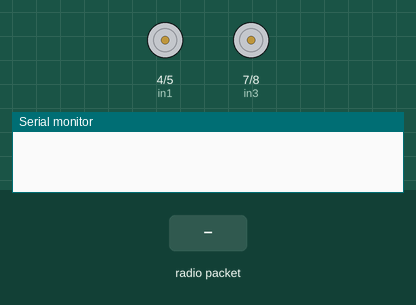
The sketch below on a simulated Arduino Uno, built with avr-gcc and run on an emulated ATmega328P. Shown: motor-driver pin pairs drawn as motors (green arrow = first pin HIGH = forward, orange = second pin HIGH = backward, longer = more drive, scaled by the enable pin), the last lines printed to the serial monitor. Inputs (shaded band) come from the test bench. No radio packets arrive unless stated.

Above: at 1.2 s.
1.3 s: radio packet "," arrives
At 1.7 s:
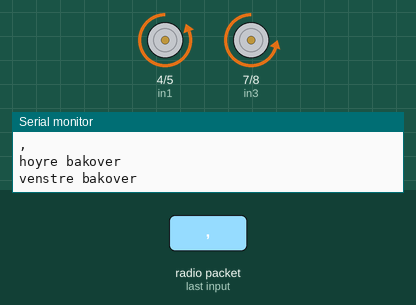
2.8 s: radio packet "5" arrives
At 4.0 s:
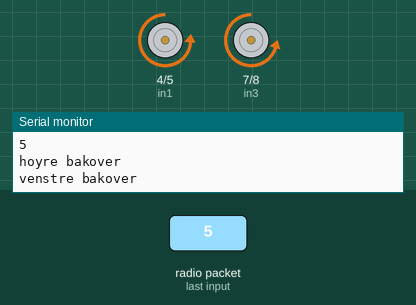
4.3 s: radio packet "90" arrives
At 5.1 s:
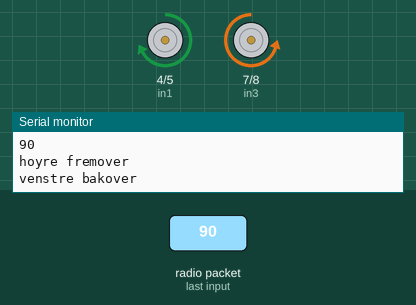
Timing chart, 0 to 7.3 s (numbered marks = the images above; inputs shaded):
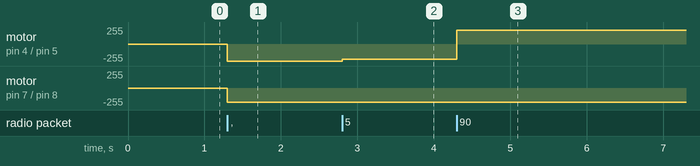

Measured:
- after the input at 1.3 s, motor on pin 4 (in1) / pin 5 (in2): stopped → backward 255/255 at once; motor on pin 7 (in3) / pin 8 (in4): stopped → backward 215/255 at once
- after the input at 2.8 s, motor on pin 4 (in1) / pin 5 (in2): backward 255/255 → backward 229/255 at once
- after the input at 4.3 s, motor on pin 4 (in1) / pin 5 (in2): backward 229/255 → forward 204/255 at once

The sketch:

Bil.ino
```cpp
#include <SPI.h>
#include <nRF24L01.h>
#include <RF24.h>

RF24 radio(9, 10); // CE, CSN

//link adresse å lytte til
//denne må være unik for alle i området.
//denne må være lik på både sender og mottaker.
const byte address[6] = "01010"; //-------------------------------------   <- read me!!!

//pins
// motor one
const int enA = 3;
const int in1 = 4;
const int in2 = 5;

// motor two
const int enB = 6;
const int in3 = 7;
const int in4 = 8;

void setup() {
  Serial.begin(9600);

  radio.begin();
  radio.openReadingPipe(0, address);
  radio.setPALevel(RF24_PA_MIN);
  radio.startListening();

  // set all the motor control pins to outputs
  pinMode(enA, OUTPUT);
  pinMode(enB, OUTPUT);
  pinMode(in1, OUTPUT);
  pinMode(in2, OUTPUT);
  pinMode(in3, OUTPUT);
  pinMode(in4, OUTPUT);
}

// 50 er ingen fart noen retning. 100 fremover, 0 bakover

void loop() {
  if (radio.available()) {
    char text[32] = "";
    radio.read(&text, sizeof(text));

    Serial.println(text);

    String inn[3];
    int innTeller = 0;

    for (int i =0; i<sizeof(text); i++){
      if (text[i] == ','){
        innTeller++;
      } else {
        inn[innTeller] += text[i];
      }
    }

    int hoyre = inn[0].toInt();
    int venstre = inn[1].toInt();

    if (hoyre < 49){
      digitalWrite(in1, LOW);
      digitalWrite(in2, HIGH);
      Serial.println("hoyre bakover");
      analogWrite(enA, map(hoyre, 50, 0, 0, 255));
    } else if (hoyre > 51){
      digitalWrite(in1, HIGH);
      digitalWrite(in2, LOW);
      Serial.println("hoyre fremover");
      analogWrite(enA, map(hoyre, 50, 100, 0, 255));
    } else {
      digitalWrite(in1, LOW);
      digitalWrite(in2, LOW);
    }

    if (venstre < 49){
      digitalWrite(in3, LOW);
      digitalWrite(in4, HIGH);
      Serial.println("venstre bakover");
      analogWrite(enB, map(venstre, 50, 0, 0, 215));
    } else if (venstre > 51){
      digitalWrite(in3, HIGH);
      digitalWrite(in4, LOW);
      Serial.println("venstre fremover");
      analogWrite(enB, map(venstre, 50, 100, 0, 215));
    } else {
      digitalWrite(in3, LOW);
      digitalWrite(in4, LOW);
    }
  }
}
```
